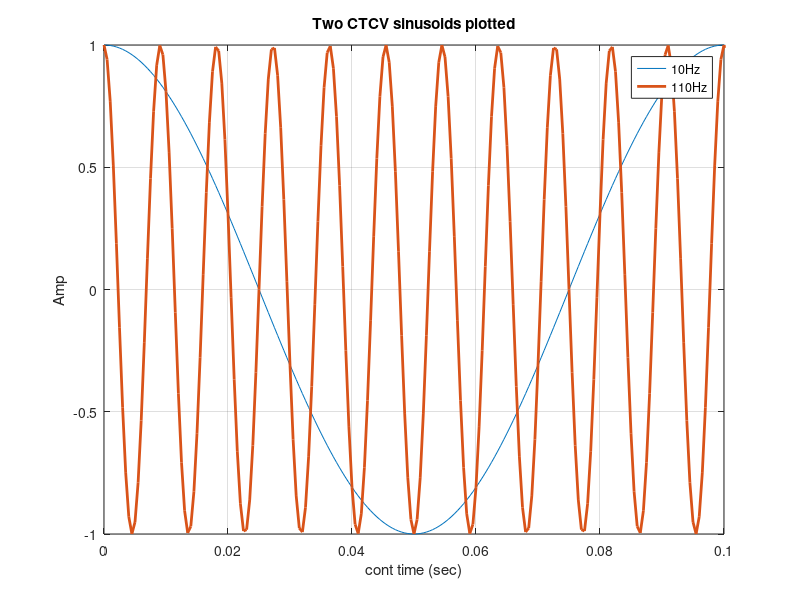
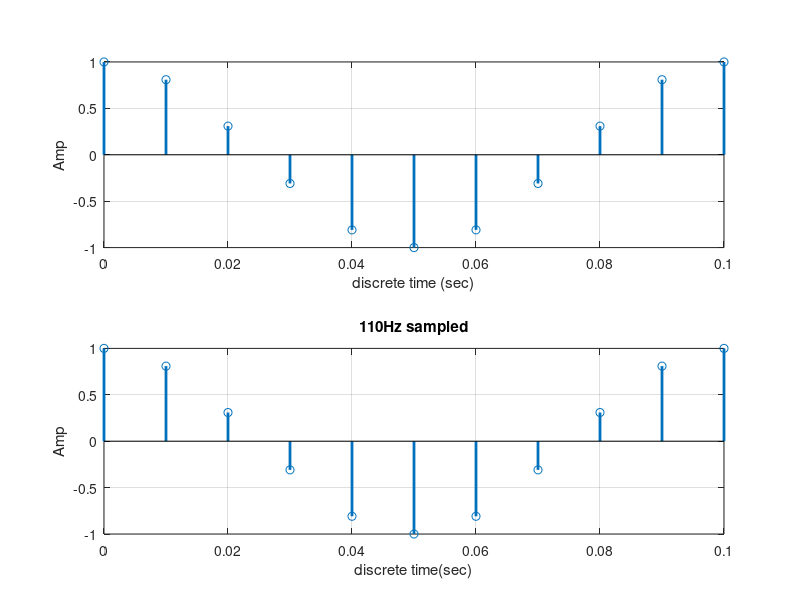
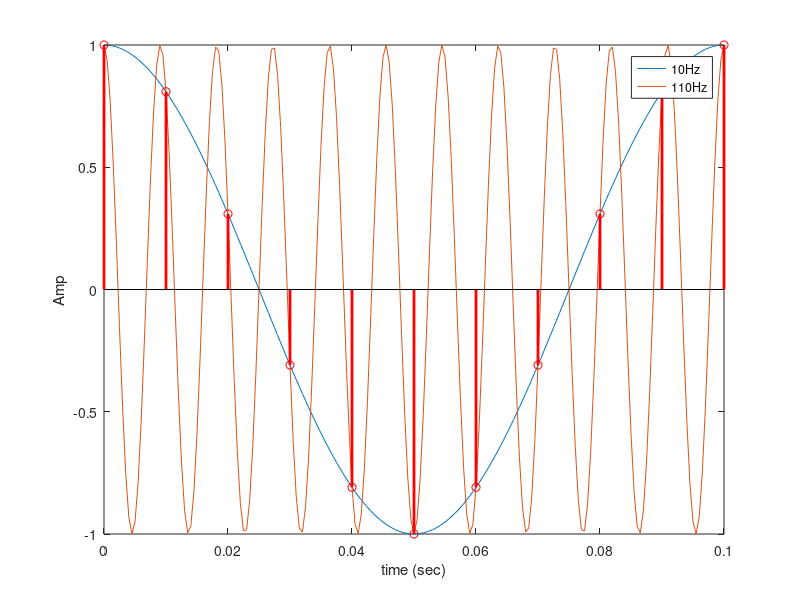

The MATLAB source for these figures, in order:
clear all; close all; clc; 
F1 = 10;  
F2 = 110; 
Fs = 100; 
Ts = 1/Fs;  
t = [0 : 0.0005 : 0.2];

x1t = cos(2*pi*F1*t);  
x2t = cos(2*pi*F2*t);  

figure,  
plot(t,x1t,t,x2t, 'LineWidth',2);  
xlabel('cont time (sec)'); 
ylabel('Amp'); 
xlim([0 0.1]); 
grid on; 
legend('10Hz','110Hz');  
title('Two CTCV sinusoids plotted');  

nTs = [0 :Ts : 0.2];  
n = [1 : length(nTs)-1 ]; 
x1n = cos(2*pi*F1*nTs);  
x2n = cos(2*pi*F2*nTs); 

figure,  
subplot(2,1,1),  
stem(nTs,x1n,'LineWidth',2); 
grid on; 
xlabel('discrete time (sec)'); 
ylabel('Amp'); 
xlim([0 0.1]); 
subplot(2,1,2) 
stem(nTs,x2n,'LineWidth',2); 
grid on; 
title('110Hz sampled')  
xlabel('discrete time(sec)'); 
ylabel('Amp'); 
xlim([0 0.1]); 

figure, 
plot(t,x1t,t,x2t); 
hold;  
stem(nTs,x1n,'r','LineWidth',2); 
xlabel('time (sec)');  
ylabel('Amp'); 
xlim([0 0.1]); 
legend('10Hz','110Hz'); 
